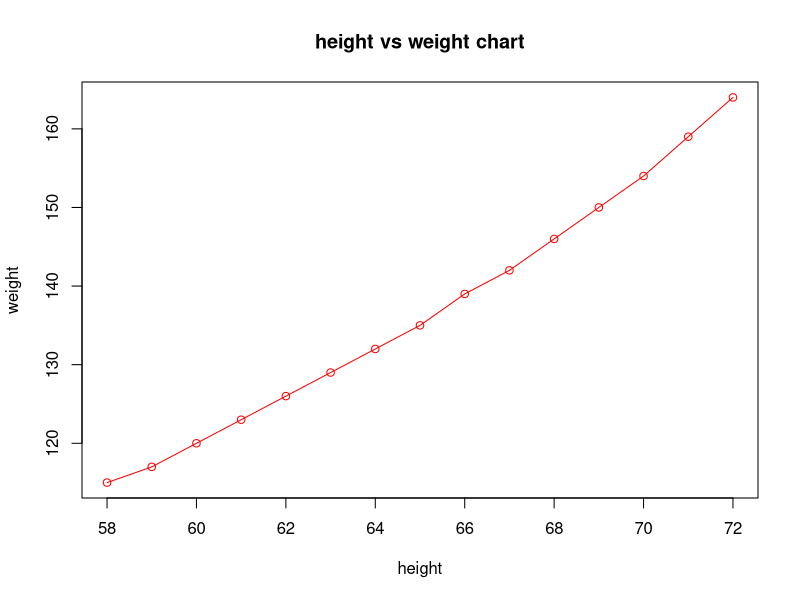

This chart was generated by the following R code:
data("women")
x<-women
x
plot(x,type= "o", col= "red", xlab= "height", ylab= "weight", main= "height vs weight chart")
summary(x$height)
summary(x$weight)